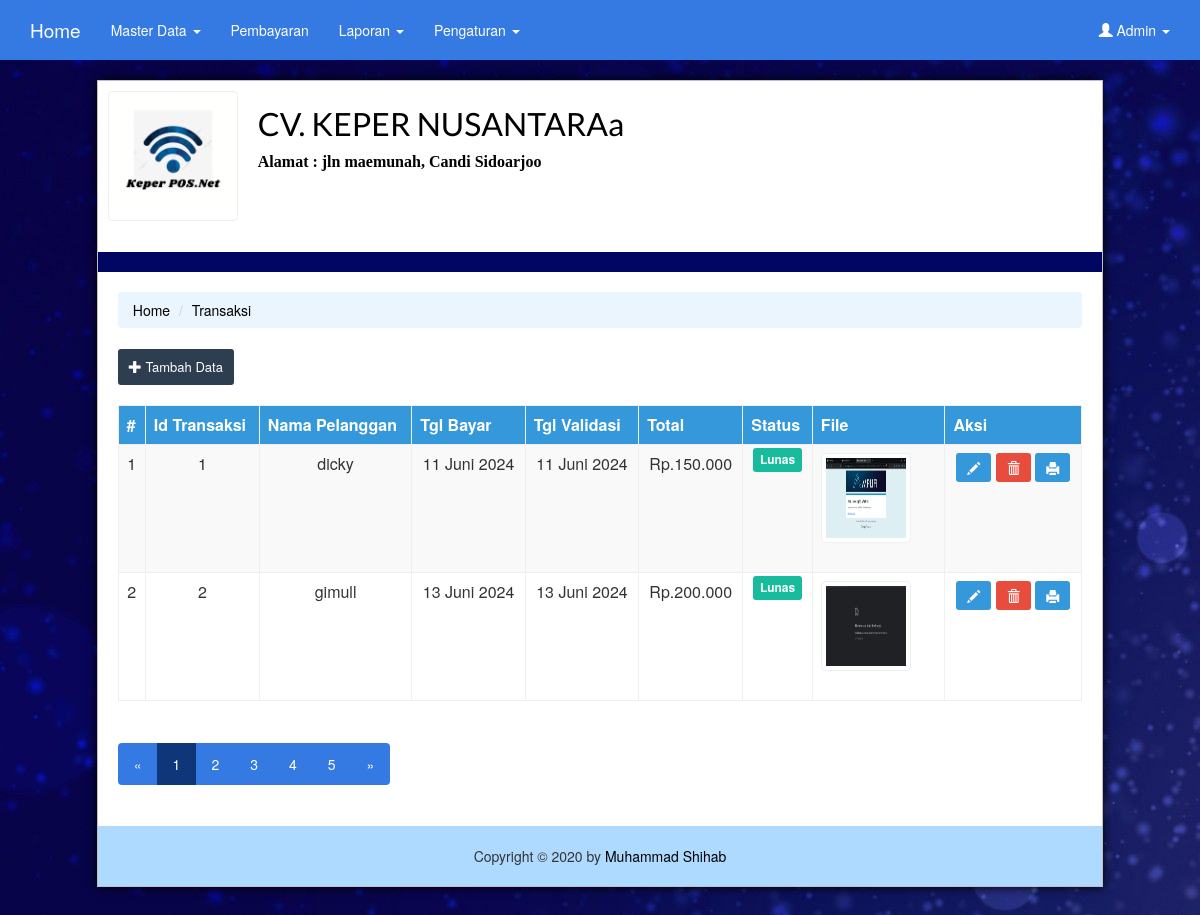
The page /index.php?page=transaksi (signed in) on the database its author committed.
### tables this page shows
CREATE TABLE `t_setting` (
  `id` int(11) NOT NULL,
  `nama` varchar(100) NOT NULL,
  `alamat` varchar(255) NOT NULL,
  `pemilik` varchar(50) NOT NULL,
  `logo` varchar(50) NOT NULL
);

CREATE TABLE `t_transaksi` (
  `id_transaksi` int(11) NOT NULL,
  `id_user` int(11) NOT NULL,
  `nominal` int(11) NOT NULL,
  `bukti` varchar(50) NOT NULL,
  `tgl_bayar` date NOT NULL,
  `tgl_validasi` date NOT NULL,
  `status` enum('pending','lunas') NOT NULL
);

CREATE TABLE `t_users` (
  `id` int(11) NOT NULL,
  `id_paket` int(11) DEFAULT NULL,
  `nama` varchar(30) NOT NULL,
  `alamat` varchar(30) NOT NULL,
  `no_hp` varchar(13) NOT NULL,
  `email` varchar(25) NOT NULL,
  `username` varchar(50) NOT NULL,
  `password` varchar(50) NOT NULL,
  `level` enum('admin','pelanggan') NOT NULL
);

### inc/function.php (called while the page is built, shortened)
<?php
function TanggalIndo($date){
	$BulanIndo = array("Januari", "Februari", "Maret", "April", "Mei", "Juni", "Juli", "Agustus", "September", "Oktober", "November", "Desember");
	$tahun = substr($date, 0, 4);
	$bulan = substr($date, 5, 2);
	$tgl   = substr($date, 8, 2);
	$result = $tgl . " " . $BulanIndo[(int)$bulan-1] . " ". $tahun;
	return($result);
}
?>

### view/l_transaksi.php (the view, shortened to what this page needs)
<ul class="breadcrumb">
  <li><a href="./">Home</a></li>
  <li class="active"><?php echo ucfirst($page) ; ?></li>
</ul>
<div class="btn-group" >
  <a href="?page=transaksi&aksi=tambah" class="btn btn-primary btn-sm"><span class="glyphicon glyphicon-plus" aria-hidden="true"></span> Tambah Data</a>
</div>
<br/><br/>
<?php
  if ($action == ""){
?>
<table class="table table-hover table-bordered table-striped">
	<thead>
	    <tr class="info">
	      <th>#</th>
        <th>Id Transaksi</th>
        <th>Nama Pelanggan</th>
	      <th>Tgl Bayar</th>
	      <th>Tgl Validasi</th>
	      <th>Total</th>
	      <th>Status</th>
        <th>File</th>
        <th>Aksi</th>
	    </tr>
  	</thead>
  	<tbody align="center">
      <?php
        if($_SESSION['level'] == 'admin'){
          $query = mysqli_query($koneksi, "select a.id_transaksi, b.nama, a.nominal, a.bukti, a.tgl_bayar, a.tgl_validasi, a.status from t_transaksi a join t_users b on a.id_user=b.id") or die (mysqli_error($koneksi));
        } else {
          $query = mysqli_query($koneksi, "select a.id_transaksi, b.nama, a.nominal, a.bukti, a.tgl_bayar, a.tgl_validasi, a.status from t_transaksi a join t_users b on a.id_user=b.id WHERE id_user='$_SESSION[id]' order by id_transaksi ASC ") or die (mysqli_error($koneksi));
        }
        $no = 1;
        while($lihat = mysqli_fetch_array($query)){
        ?>
      <tr>
        <td><?php echo $no++; ?></td>
        <td><?php echo $lihat['id_transaksi'] ?></td>
        <td><?php echo $lihat['nama'] ?></td>
        <td><?php echo TanggalIndo($lihat['tgl_bayar']); ?></td>
        <td><?php
        if ($lihat['tgl_validasi'] == '0000-00-00'){
        echo "<span class='label label-warning'>".ucwords("belum validasi")."</span>";
        }else{
        echo TanggalIndo($lihat['tgl_validasi']);
        }?></td>
        <td><?php echo "Rp." . number_format( $lihat['nominal'] , 0 , ',' , '.' ); ?></td>
        <td><?php if ($lihat['status']=='lunas'){ ?>
          <span class="label label-success"><?php echo ucfirst($lihat['status']) ?></span>
          <?php }else{ ?>
          <span class="label label-danger"><?php echo ucfirst($lihat['status']) ?></span>
          <?php }?>
        </td>
        <td> <img src="img/<?= $lihat['bukti'] ?>" class="thumbnail span3" style="display: inline; float: left; margin-right: 20px; width: 90px; height: 90px"></td>
        <td align="center">
          <a href="?page=transaksi&aksi=edit&id=<?php echo $lihat['id_transaksi'] ;?>" class="btn btn-info btn-sm" title="Edit Data"><span class="glyphicon glyphicon-pencil" aria-hidden="true"></span></a>
          <a href="?page=transaksi&aksi=delete&id=<?php echo $lihat['id_transaksi'] ;?>" onclick="javascript: return confirm('Anda yakin akan menghapus data ini ?')" class="btn btn-danger btn-sm" title="Hapus Data"><span class="glyphicon glyphicon-trash" aria-hidden="true"></span></a>
          <?php if($lihat['status']=='lunas'){
            ?>
          <a href="view/cetak_invoice.php?&id=<?php echo $lihat['id_transaksi'] ;?>" name="cetak" target="_blank" class="btn btn-info btn-sm" title="Cetak"><span class="glyphicon glyphicon-print" aria-hidden="true"></span></a>
          <?php
          }else{
          ?>
          <a href="#" target="_blank" class="btn btn-info btn-sm disabled" title="Cetak"><span class="glyphicon glyphicon-print" aria-hidden="true"></span></a>
          <?php
          }
          ?>
        </td>
      </tr>
      <?php
        }
      ?>
  	</tbody>
</table>
	<ul class="pagination">
	  <li class="disabled"><a href="#">«</a></li>
	  <li class="active"><a href="#">1</a></li>
	  <li><a href="#">2</a></li>
	  <li><a href="#">3</a></li>
	  <li><a href="#">4</a></li>
	  <li><a href="#">5</a></li>
	  <li><a href="#">»</a></li>
	</ul>
<?php
}else if($action == "delete"){
$hapus=mysqli_query($koneksi, "DELETE from t_transaksi WHERE id_transaksi='$_GET[id]'") or die(mysqli_error($koneksi));
echo '<META HTTP-EQUIV="Refresh" Content="0; URL=?page=transaksi">';
}else{
  echo "maaf aksi tidak ditemukan";
}
?>

### index.php (shortened to what this page needs)
<?php
  include "inc/config.php";
  include "inc/function.php";
  $query = "SELECT * FROM t_setting LIMIT 1";
  $result = mysqli_query($koneksi, $query);
  $setting = mysqli_fetch_assoc($result);
  if(empty($_SESSION['username'])){
    header("location:login.php");
  }else{
?>
<html>
<head>
  <link href="css/bootstrap.css" rel="stylesheet">
  <link href="css/style.css" rel="stylesheet">
  <link rel="stylesheet" href="js/jquery/jquery-ui.css">
</head>
<body>
<div class="navbar navbar-inverse navbar-fixed-top">
      <div class="container">
        <div class="navbar-header">
          <a href="./" class="navbar-brand">Home</a>
        </div>
        <div class="navbar-collapse collapse" id="navbar-main">
          <ul class="nav navbar-nav">
            <?php if($_SESSION['level'] == 'admin'){ ;?>
            <li class="dropdown">
              <a class="dropdown-toggle" data-toggle="dropdown" href="#" id="themes">Master Data <span class="caret"></span></a>
            </li>
            <?php }?>
            <li><a href="?page=transaksi">Pembayaran</a></li>
            <li class="dropdown">
              <a class="dropdown-toggle" data-toggle="dropdown" href="#" id="themes">Laporan <span class="caret"></span></a>
            </li>
            <?php if($_SESSION['level'] == 'admin'){ ;?>
            <li class="dropdown">
              <a class="dropdown-toggle" data-toggle="dropdown" href="#" id="themes">Pengaturan <span class="caret"></span></a>
            </li>
            <?php }?>
          </ul>
          <ul class="nav navbar-nav navbar-right">
            <li class="dropdown">
              <a class="dropdown-toggle" data-toggle="dropdown" href="#" title="<?php echo ucfirst($_SESSION['username'])  ;?>" id="download"><span class="glyphicon glyphicon-user" aria-hidden="true"></span> <?php echo ucfirst($_SESSION['username'])  ;?> <span class="caret"></span></a>
            </li>
          </ul>
        </div>
      </div>
    </div>
<div id="wadah">
  <div id="kepala">
        <img src="img/<?= $setting['logo'] ?>" class="thumbnail span3" style="display: inline; float: left; margin-right: 20px; width: 130px; height: 130px">
        <h2 style="margin: 15px 0 10px 0; color: #000;"><?php echo $setting['nama'] ?></h2>
        <div style="color: #000; font-size: 16px; font-family: Tahoma" class="clearfix"><b>Alamat : <?php echo $setting['alamat'] ?></b></div>
      </div>
  <div id="isi">
  <?php
    $page = @$_GET['page'];
    $action = @$_GET['aksi'];
    if($page == "pelanggan"){
      if ($action == ""){
        include "view/l_pelanggan.php" ;
      }else if ($action == "tambah"){
        include "view/f_pelanggan.php" ;
      }else if ($action == "detail"){
        include "view/detail_pelanggan.php" ;
      }else if ($action == "edit"){
        include "view/u_pelanggan.php" ;
      }else if ($action == "delete"){
        include "view/l_pelanggan.php" ;
      }
    }else if ($page == "transaksi"){
      if($action == ""){
        include "view/l_transaksi.php";
      }else if($action=="tambah"){
        include "view/f_transaksi.php";
      }else if($action=="edit"){
        include "view/u_transaksi.php";
      }else if($action=="delete"){
        include "view/l_transaksi.php";
      }
    }else if ($page == "profile"){
      include "view/setting.php";
    }else if ($page == "user"){
      if($action == ""){
      include "view/l_user.php";
      }elseif ($action == "tambah") {
        include "view/f_user.php";
      }elseif ($action == "edit") {
        include "view/u_user.php";
      }elseif ($action == "delete") {
        include "view/l_user.php";
      }
    }else if ($page == "rekapbayar"){
      include "view/rekap_laporan.php";
    }else if ($page == "logout"){
      include "logout.php";
    }else if ($page == ""){
      include "view/xyz.php" ;
    }else {
      include "view/404.php";
    }
  ?>
  </div>
  <div id="ekor">
  Copyright &copy; 2020 by <a href="https://www.instagram.com/mrhabs_/" target="_blank" title="Muhammad Shihab"> Muhammad Shihab </a>
  </div>
</div>
</body>
</html>
<?php
}
?>

### css/style.css (style rules this page uses)
body { background: url(../img/back.jpg); }
#wadah { width: 85%; margin: 80px auto; border: 1px solid silver; box-shadow: 0 0 10px #000; background-color: #fff; }
#kepala { font-size: 20px; padding: 10px; border-bottom: 20px solid #000661; }
#kepala img { background-repeat: no-repeat; }
#isi { min-height: 400px; padding: 20px; }
#ekor { text-align: center; padding: 20px; background-color: #afdaff; }

### rows shown on the page
t_setting: logo (picture), nama "CV. KEPER NUSANTARAa", alamat "jln maemunah, Candi Sidoarjoo"
t_transaksi: id_transaksi "1", id_user.nama "dicky", tgl_bayar "11 Juni 2024", tgl_validasi "11 Juni 2024", nominal "150.000", status "Lunas", bukti (picture)
t_transaksi: id_transaksi "2", id_user.nama "gimull", tgl_bayar "13 Juni 2024", tgl_validasi "13 Juni 2024", nominal "200.000", status "Lunas", bukti (picture)

### other values the page prints
$_SESSION['username'] "Admin"
$page "Transaksi"
